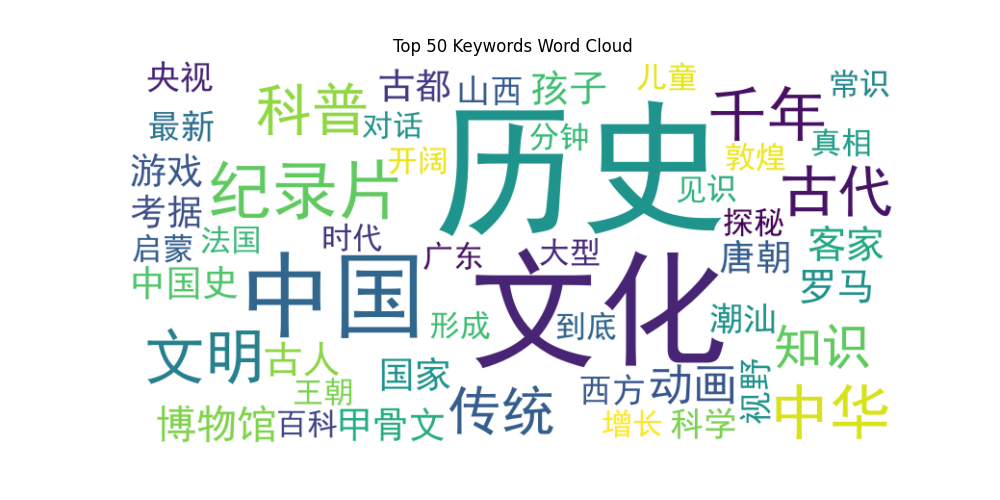

The script that saved this image:
import matplotlib.pyplot as plt
from wordcloud import WordCloud

# 读取txt文件中的数据
file_path = 'result--一般性行处理-去重_分词后_词频.txt'  # 请替换为实际文件路径
with open(file_path, 'r', encoding='gbk') as file:
    lines = file.readlines()
    print(lines)
# 解析前50个关键词及其频率
words_freq = {}
for line in lines[:50]:
    word, freq = line.split()
    words_freq[word] = int(freq)

# 创建词云
# 创建词云，指定中文字体
wordcloud = WordCloud(
    width=800,
    height=400,
    background_color='white',
    font_path='C:/Windows/Fonts/simhei.ttf'
).generate_from_frequencies(words_freq)

# 显示词云图
plt.figure(figsize=(10, 5))
plt.imshow(wordcloud, interpolation='bilinear')
plt.axis('off')
plt.title('Top 50 Keywords Word Cloud')
plt.savefig('词云图.png')
plt.show()
